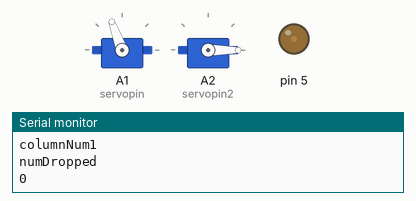
Simulated run of this sketch. Board: Arduino Uno, built with avr-gcc and run on an emulated ATmega328P. Parts: 2 × servo, output pins drawn as LEDs (lit = HIGH), the last lines printed to the serial monitor.

Above: at 0.1 s.
At 8.1 s:
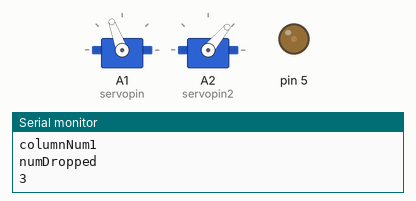
At 12.1 s:
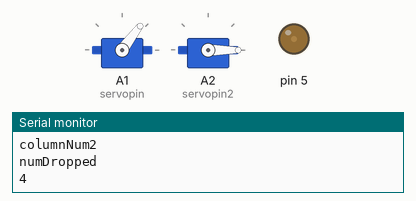
At 15.1 s:
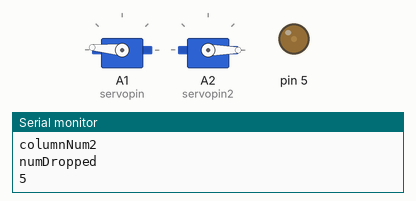
At 24.1 s:
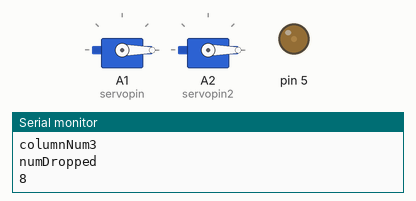
At 33.1 s:
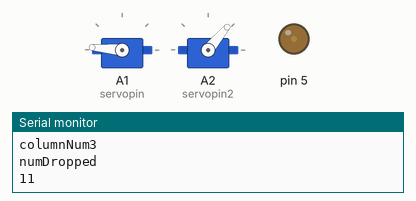
Timing chart, 0 to 40.0 s (numbered marks = the images above):
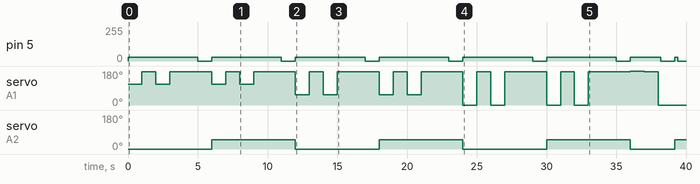

The sketch:

servocontrol.ino
```cpp
#include <Servo.h>
//#define RESET
Servo myservo;
Servo myservo2;
int16_t servopin = A1;
int16_t servopin2 = A2;
const int num_per_column = 4;
const int num_columns = 3;
const int total = num_per_column * num_columns;
void kitDrop(int num, char side) {
  static int columnNum = 1;
  static int numDropped = 0;
  const int offset_for_stack[3] = {10, 7, 0};

  analogWrite(5, 30);
  if(side == 'r'){
    myservo2.write(0);
  }
  else {
    myservo2.write(50);
  }
  for (int i = 0; i < num; i++) {
    if (numDropped && !(numDropped % num_per_column))
      columnNum++;

    if (numDropped > total) {
      myservo.write(0);
      delay(200);
      analogWrite(5, 0);
      return;
    }

    myservo.write(180 - (60*columnNum + offset_for_stack[columnNum - 1]));
    Serial.print("columnNum");
    Serial.println(columnNum);
    Serial.println("numDropped");
    Serial.println(numDropped);
    delay(1000);
    myservo.write(175);
    delay(1000);
    numDropped++;
  }

  delay(1000);
  analogWrite(5, 0);
}


void resetServo() {
  myservo.write(180);
  myservo2.write(0);
}

void setup() {
  Serial.begin(9600);
  myservo.attach(servopin);  // attaches the servo on servopin
  myservo2.attach(servopin2);
}

void loop() {

  #ifdef RESET
  myservo.write(180);
  myservo2.write(0);
  #endif

  #ifndef RESET
  kitDrop(2, 'r');
  delay(1000);
  kitDrop(2, 'l');
  delay(1000);
  #endif
}
```

Measured:
- by itself, pin 5: goes 6 × (30/255 5.0 s, 0/255 1.0 s), 30/255 2.2 s, 0/255 1.0 s, 30/255 0.20 s, then 0/255
- by itself, servo on A1 (servopin): 110° → 175° at 1.0 s, → 110° 1.0 s later, → 175° 1.0 s later, → 110° 3.0 s later, … (26 changes in this stretch)
- by itself, servo on A2 (servopin2): repeats every 12.0 s: 0° 6.0 s, 50° 6.0 s
